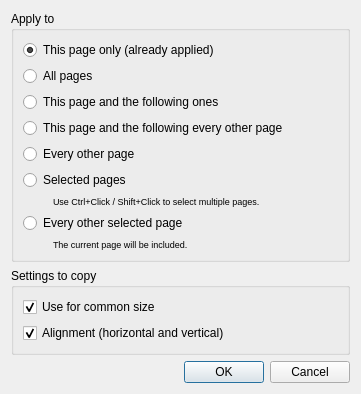
<?xml version="1.0" encoding="UTF-8"?>
<ui version="4.0">
 <class>page_layout::ApplyDialog</class>
 <widget class="QDialog" name="page_layout::ApplyDialog">
  <property name="windowModality">
   <enum>Qt::WindowModal</enum>
  </property>
  <property name="geometry">
   <rect>
    <x>0</x>
    <y>0</y>
    <width>361</width>
    <height>390</height>
   </rect>
  </property>
  <layout class="QVBoxLayout" name="verticalLayout_5">
   <item>
    <widget class="QGroupBox" name="groupBox_2">
     <property name="title">
      <string>Apply to</string>
     </property>
     <layout class="QVBoxLayout" name="verticalLayout_2">
      <item>
       <widget class="QRadioButton" name="thisPageRB">
        <property name="text">
         <string>This page only (already applied)</string>
        </property>
        <property name="checked">
         <bool>true</bool>
        </property>
       </widget>
      </item>
      <item>
       <widget class="QRadioButton" name="allPagesRB">
        <property name="text">
         <string>All pages</string>
        </property>
       </widget>
      </item>
      <item>
       <widget class="QRadioButton" name="thisPageAndFollowersRB">
        <property name="text">
         <string>This page and the following ones</string>
        </property>
       </widget>
      </item>
      <item>
       <widget class="QRadioButton" name="thisEveryOtherRB">
        <property name="text">
         <string extracomment="All odd or even pages, depending on the current page being odd or even.">This page and the following every other page</string>
        </property>
       </widget>
      </item>
      <item>
       <widget class="QRadioButton" name="everyOtherRB">
        <property name="text">
         <string extracomment="All odd or even pages, depending on the current page being odd or even.">Every other page</string>
        </property>
       </widget>
      </item>
      <item>
       <widget class="QRadioButton" name="selectedPagesRB">
        <property name="text">
         <string>Selected pages</string>
        </property>
       </widget>
      </item>
      <item>
       <layout class="QHBoxLayout" name="horizontalLayout_2">
        <property name="spacing">
         <number>6</number>
        </property>
        <item>
         <spacer name="horizontalSpacer_5">
          <property name="orientation">
           <enum>Qt::Horizontal</enum>
          </property>
          <property name="sizeType">
           <enum>QSizePolicy::Fixed</enum>
          </property>
          <property name="sizeHint" stdset="0">
           <size>
            <width>30</width>
            <height>0</height>
           </size>
          </property>
         </spacer>
        </item>
        <item>
         <widget class="QLabel" name="selectedPagesHint">
          <property name="font">
           <font>
            <pointsize>7</pointsize>
           </font>
          </property>
          <property name="text">
           <string>Use Ctrl+Click / Shift+Click to select multiple pages.</string>
          </property>
         </widget>
        </item>
       </layout>
      </item>
      <item>
       <widget class="QRadioButton" name="everyOtherSelectedRB">
        <property name="text">
         <string>Every other selected page</string>
        </property>
       </widget>
      </item>
      <item>
       <layout class="QHBoxLayout" name="horizontalLayout_5">
        <item>
         <spacer name="horizontalSpacer_6">
          <property name="orientation">
           <enum>Qt::Horizontal</enum>
          </property>
          <property name="sizeType">
           <enum>QSizePolicy::Fixed</enum>
          </property>
          <property name="sizeHint" stdset="0">
           <size>
            <width>30</width>
            <height>0</height>
           </size>
          </property>
         </spacer>
        </item>
        <item>
         <widget class="QLabel" name="everyOtherSelectedHint">
          <property name="font">
           <font>
            <pointsize>7</pointsize>
           </font>
          </property>
          <property name="text">
           <string>The current page will be included.</string>
          </property>
         </widget>
        </item>
       </layout>
      </item>
     </layout>
    </widget>
   </item>
    <item>
     <widget class="QGroupBox" name="settingsToApplyGroup">
      <property name="title">
       <string>Settings to copy</string>
      </property>
      <layout class="QVBoxLayout" name="settingsToApplyLayout">
       <item>
        <widget class="QCheckBox" name="copyCommonSizeCB">
         <property name="text">
          <string>Use for common size</string>
         </property>
         <property name="checked">
          <bool>true</bool>
         </property>
         <property name="toolTip">
          <string>Copy this page's on/off setting for common-size matching to the target pages.</string>
         </property>
        </widget>
       </item>
       <item>
        <widget class="QCheckBox" name="copyAlignmentCB">
         <property name="text">
          <string>Alignment (horizontal and vertical)</string>
         </property>
         <property name="checked">
          <bool>true</bool>
         </property>
         <property name="toolTip">
          <string>Copy this page's horizontal and vertical alignment settings.</string>
         </property>
        </widget>
       </item>
      </layout>
     </widget>
    </item>
   <item>
    <spacer name="verticalSpacer">
     <property name="orientation">
      <enum>Qt::Vertical</enum>
     </property>
     <property name="sizeHint" stdset="0">
      <size>
       <width>20</width>
       <height>0</height>
      </size>
     </property>
    </spacer>
   </item>
   <item>
    <widget class="QDialogButtonBox" name="buttonBox">
     <property name="orientation">
      <enum>Qt::Horizontal</enum>
     </property>
     <property name="standardButtons">
      <set>QDialogButtonBox::Cancel|QDialogButtonBox::Ok</set>
     </property>
    </widget>
   </item>
  </layout>
 </widget>
 <resources/>
 <connections>
  <connection>
   <sender>buttonBox</sender>
   <signal>rejected()</signal>
   <receiver>page_layout::ApplyDialog</receiver>
   <slot>reject()</slot>
   <hints>
    <hint type="sourcelabel">
     <x>316</x>
     <y>260</y>
    </hint>
    <hint type="destinationlabel">
     <x>286</x>
     <y>274</y>
    </hint>
   </hints>
  </connection>
 </connections>
</ui>
